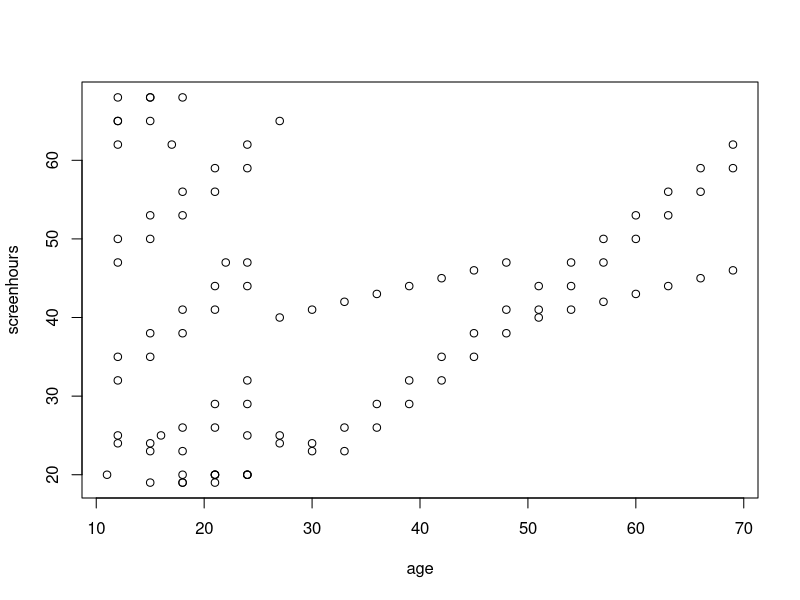
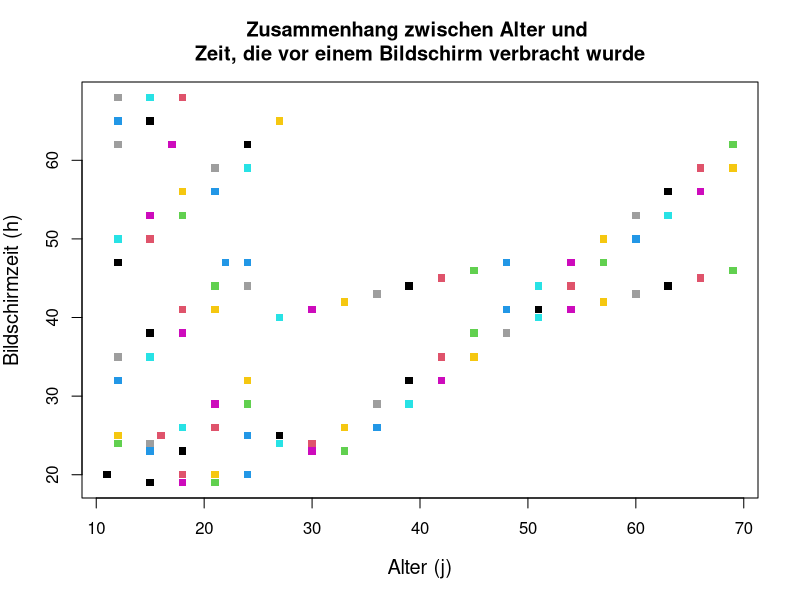
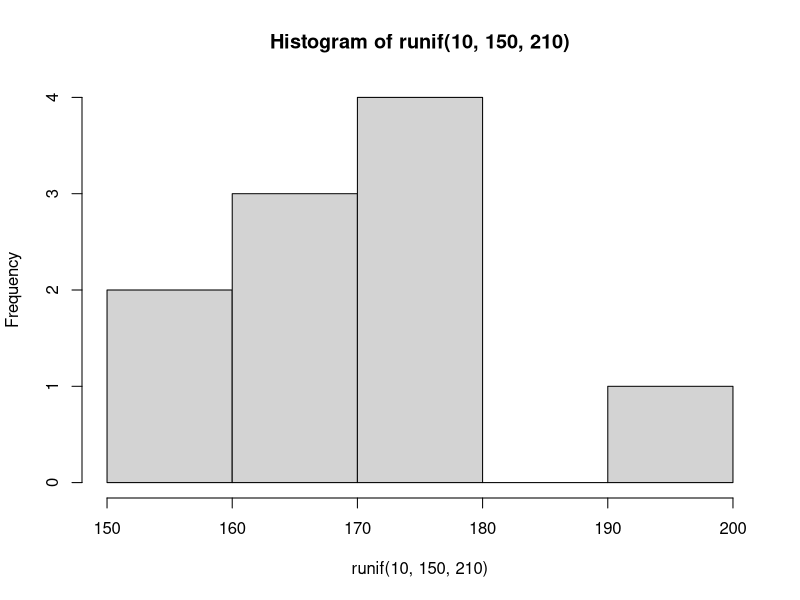
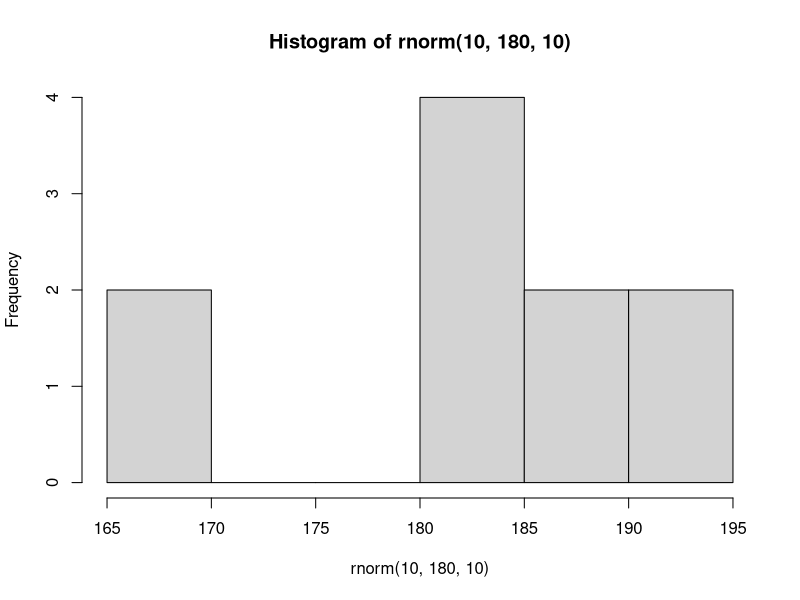
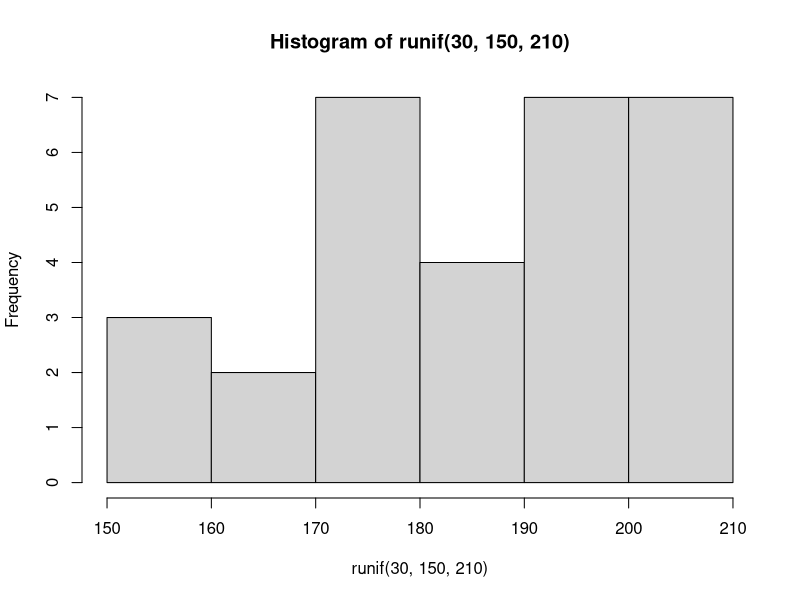
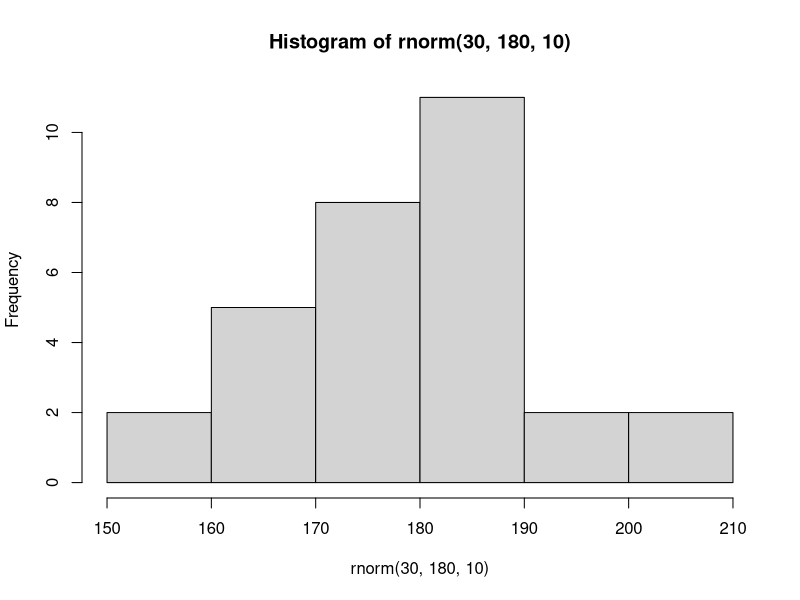
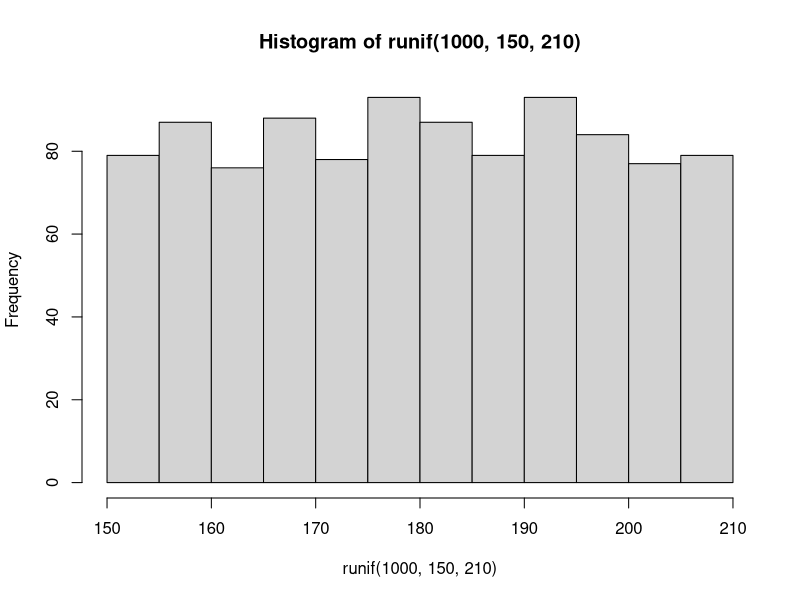
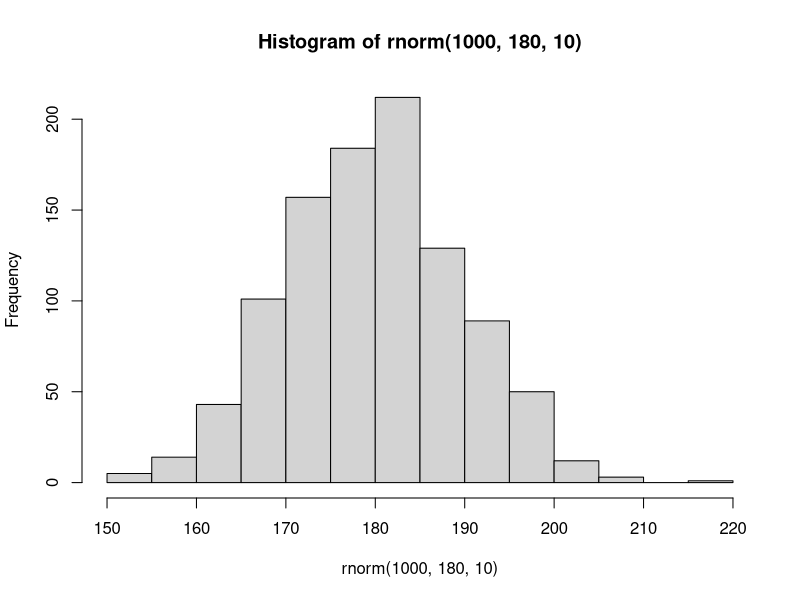

Write the R code that produced these figures, in order.
## ---- chunk 1
age <- c(11, 16, rep(seq(12, 25, 3), 7), 17, 27, rep(seq(12, 70, 3), 3), 22)
screenhours <- c(rep(c(20, 25, 24, seq(23, 70, 3), 19, 20), 4), rep(40:47, 2))
cor(age, screenhours)
## ---- chunk 2
plot(age, screenhours)

## ---- chunk 3
plot(age, screenhours,
     type = "p",
     pch = 15,
     lwd = 2,
     main = "Zusammenhang zwischen Alter und \nZeit, die vor einem Bildschirm verbracht wurde",
     xlab = "Alter (j)",
     ylab = "Bildschirmzeit (h)",
     cex.lab = 1.2,
     col = c(1:100)
     )
## ---- chunk 4
summary(runif(10,150,210))
summary(rnorm(10,180,10))
hist(runif(10,150,210))
hist(rnorm(10,180,10))
## ---- chunk 5
summary(runif(30,150,210))
summary(rnorm(30,180,10))
hist(runif(30,150,210))
hist(rnorm(30,180,10))
## ---- chunk 6
summary(runif(1000,150,210))
summary(rnorm(1000,180,10))
hist(runif(1000,150,210))
hist(rnorm(1000,180,10))
## ---- chunk 7
rbinom(10, size = 1, prob = 0.5) #Beispiel 1
rbinom(100, 2, (1/6 * 1/6)) #Beispiel 2
## ---- chunk 8
hist(runif(1000,150,210),
     main = "Körpergrösse, \n gleichverteilt",
     xlab = "Körgpergrösse (cm)",
     col = "darkgreen",
     xlim = c(150,210),
     breaks = seq(from=150, 
                  to=210, 
                  by= ((210-150)/10)))

hist(rnorm(1000,180,10),
     main = "Körpergrösse, \n normalverteilt",
     xlab = "Körgpergrösse (cm)",
     col = "orange",
     xlim = c(150,210),
     breaks = c(100, 156, 162, 168, 174, 180, 186, 192, 198, 204, 300))
## ---- chunk 9
hist(runif(1000,150,210),
     main = "Körpergrösse, \n gleichverteilt",
     xlab = "Körgpergrösse (cm)",
     col = "darkgreen",
     xlim = c(150,210),
     breaks = seq(from=150, 
                  to=210, 
                  by= ((210-150)/10)))
abline(v = mean(rnorm(1000,180,10)), col = "orange", lwd = 3)

hist(rnorm(1000,180,10),
     main = "Körpergrösse, \n normalverteilt",
     xlab = "Körgpergrösse (cm)",
     col = "orange",
     xlim = c(150,210),
     breaks = c(100, 156, 162, 168, 174, 180, 186, 192, 198, 204, 300))
abline(v = mean(runif(1000,150,210)), col = "darkgreen", lwd = 3)

## ---- chunk 10
hist(runif(1000,150,210),
     main = "Körpergrössen",
     xlab = "Körgpergrösse (cm)",
     col = "darkgreen",
     xlim = c(145,215),
     ylim = c(0, 250))

#Funktion um die RGB-Daten der Farbe "Orange" zu erhalten:
col2rgb("orange")

hist(rnorm(1000,180,10),
     col = rgb(255, 165, 0, 255/4, maxColorValue = 255),
     add = T)

abline(v = mean(rnorm(1000,180,10)), col = "orange", lwd = 3)
abline(v = mean(runif(1000,150,210)), col = "darkgreen", lwd = 3)

legend(195, 200, 
       legend = c("gleichverteil", "normalverteilt"),
       fill = c("darkgreen","orange"),
       cex = 0.75 )
## ---- chunk 11
#Beispiel von Vanessa Leutner
Einkommen <- c(seq(from = 2000, to = 12000, length.out = 100))
Krankheitstage <- rnorm(100, mean = 6.5, sd = 3)
Ausbildungsjahre <- rep(c(3,6,9,3,13,4,6,7,10,5), each = 10)
Anzahl_Kinder <- rep(c(1,0,1,2,3,2,3,5,6,7,1,2,3,4,5,3,2,1,4,5), each = 5)
Geschlecht <- rep(c("weiblich", "männlich", "weiblich", "mänlich", "divers"), each = 20)
df_vl <- data.frame(Einkommen, Krankheitstage, Ausbildungsjahre, Anzahl_Kinder, Geschlecht)

#Beispiel von Josias Bruderer
df_jb <- data.frame(alter = round(runif(100, 18, 64)),
                    geschlecht = sample(rep(c(seq(1,3),2,3), 20)),
                    tvdauer = sample(round(rnorm(100, 3, 1), 0)),
                    happiness = sample(c(sample(1:10, 80, replace = T), rep(NA, 20))),
                    prog = sample(rep(c("Kinder","Unterhaltung","Unterhaltung","News","Sport"), 20)))

## ---- chunk 12
alter = as.integer(runif(100, 18, 64))
alter
